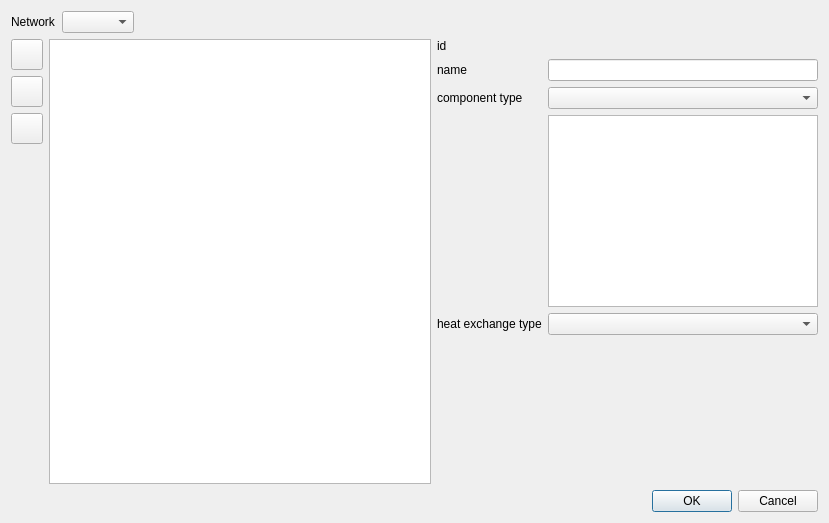
<?xml version="1.0" encoding="UTF-8"?>
<ui version="4.0">
 <class>SVDialogHydraulicComponents</class>
 <widget class="QDialog" name="SVDialogHydraulicComponents">
  <property name="geometry">
   <rect>
    <x>0</x>
    <y>0</y>
    <width>829</width>
    <height>523</height>
   </rect>
  </property>
  <property name="windowTitle">
   <string>Dialog</string>
  </property>
  <layout class="QVBoxLayout" name="verticalLayout_3">
   <item>
    <layout class="QHBoxLayout" name="horizontalLayout">
     <item>
      <widget class="QLabel" name="label_5">
       <property name="text">
        <string>Network</string>
       </property>
      </widget>
     </item>
     <item>
      <widget class="QComboBox" name="comboBoxNetwork"/>
     </item>
     <item>
      <spacer name="horizontalSpacer">
       <property name="orientation">
        <enum>Qt::Horizontal</enum>
       </property>
       <property name="sizeHint" stdset="0">
        <size>
         <width>40</width>
         <height>20</height>
        </size>
       </property>
      </spacer>
     </item>
    </layout>
   </item>
   <item>
    <layout class="QHBoxLayout" name="horizontalLayout_2">
     <item>
      <layout class="QVBoxLayout" name="verticalLayout">
       <item>
        <widget class="QToolButton" name="toolButtonAdd">
         <property name="icon">
          <iconset resource="../resources/SIM-VICUS.qrc">
           <normaloff>:/gfx/actions/24x24/plus.png</normaloff>:/gfx/actions/24x24/plus.png</iconset>
         </property>
         <property name="iconSize">
          <size>
           <width>24</width>
           <height>24</height>
          </size>
         </property>
        </widget>
       </item>
       <item>
        <widget class="QToolButton" name="toolButtonRemove">
         <property name="icon">
          <iconset resource="../resources/SIM-VICUS.qrc">
           <normaloff>:/gfx/actions/24x24/minus.png</normaloff>:/gfx/actions/24x24/minus.png</iconset>
         </property>
         <property name="iconSize">
          <size>
           <width>24</width>
           <height>24</height>
          </size>
         </property>
        </widget>
       </item>
       <item>
        <widget class="QToolButton" name="toolButtonCopy">
         <property name="icon">
          <iconset resource="../resources/SIM-VICUS.qrc">
           <normaloff>:/gfx/actions/24x24/editcopy.png</normaloff>:/gfx/actions/24x24/editcopy.png</iconset>
         </property>
         <property name="iconSize">
          <size>
           <width>24</width>
           <height>24</height>
          </size>
         </property>
        </widget>
       </item>
       <item>
        <spacer name="verticalSpacer">
         <property name="orientation">
          <enum>Qt::Vertical</enum>
         </property>
         <property name="sizeHint" stdset="0">
          <size>
           <width>20</width>
           <height>40</height>
          </size>
         </property>
        </spacer>
       </item>
      </layout>
     </item>
     <item>
      <widget class="QListWidget" name="listWidget"/>
     </item>
     <item>
      <layout class="QVBoxLayout" name="verticalLayout_2">
       <item>
        <layout class="QGridLayout" name="gridLayout">
         <item row="1" column="0">
          <widget class="QLabel" name="label">
           <property name="text">
            <string>name</string>
           </property>
          </widget>
         </item>
         <item row="0" column="0">
          <widget class="QLabel" name="label_4">
           <property name="text">
            <string>id</string>
           </property>
          </widget>
         </item>
         <item row="4" column="0">
          <widget class="QLabel" name="label_3">
           <property name="text">
            <string>heat exchange type</string>
           </property>
          </widget>
         </item>
         <item row="1" column="1">
          <widget class="QLineEdit" name="lineEditName"/>
         </item>
         <item row="2" column="1">
          <widget class="QComboBox" name="comboBoxComponentType"/>
         </item>
         <item row="2" column="0">
          <widget class="QLabel" name="label_2">
           <property name="text">
            <string>component type</string>
           </property>
          </widget>
         </item>
         <item row="4" column="1">
          <widget class="QComboBox" name="comboBoxHeatExchangeType"/>
         </item>
         <item row="0" column="1">
          <widget class="QLabel" name="labelComponentId">
           <property name="text">
            <string/>
           </property>
          </widget>
         </item>
         <item row="3" column="1">
          <widget class="QTableView" name="tableViewComponentParams">
           <property name="minimumSize">
            <size>
             <width>0</width>
             <height>0</height>
            </size>
           </property>
           <property name="maximumSize">
            <size>
             <width>16777215</width>
             <height>16777215</height>
            </size>
           </property>
           <property name="horizontalScrollBarPolicy">
            <enum>Qt::ScrollBarAlwaysOff</enum>
           </property>
          </widget>
         </item>
        </layout>
       </item>
       <item>
        <spacer name="verticalSpacer_2">
         <property name="orientation">
          <enum>Qt::Vertical</enum>
         </property>
         <property name="sizeHint" stdset="0">
          <size>
           <width>20</width>
           <height>40</height>
          </size>
         </property>
        </spacer>
       </item>
      </layout>
     </item>
    </layout>
   </item>
   <item>
    <widget class="QDialogButtonBox" name="buttonBox">
     <property name="orientation">
      <enum>Qt::Horizontal</enum>
     </property>
     <property name="standardButtons">
      <set>QDialogButtonBox::Cancel|QDialogButtonBox::Ok</set>
     </property>
    </widget>
   </item>
  </layout>
 </widget>
 <resources>
  <include location="../resources/SIM-VICUS.qrc"/>
 </resources>
 <connections>
  <connection>
   <sender>buttonBox</sender>
   <signal>accepted()</signal>
   <receiver>SVDialogHydraulicComponents</receiver>
   <slot>accept()</slot>
   <hints>
    <hint type="sourcelabel">
     <x>248</x>
     <y>254</y>
    </hint>
    <hint type="destinationlabel">
     <x>157</x>
     <y>274</y>
    </hint>
   </hints>
  </connection>
  <connection>
   <sender>buttonBox</sender>
   <signal>rejected()</signal>
   <receiver>SVDialogHydraulicComponents</receiver>
   <slot>reject()</slot>
   <hints>
    <hint type="sourcelabel">
     <x>316</x>
     <y>260</y>
    </hint>
    <hint type="destinationlabel">
     <x>286</x>
     <y>274</y>
    </hint>
   </hints>
  </connection>
 </connections>
</ui>
